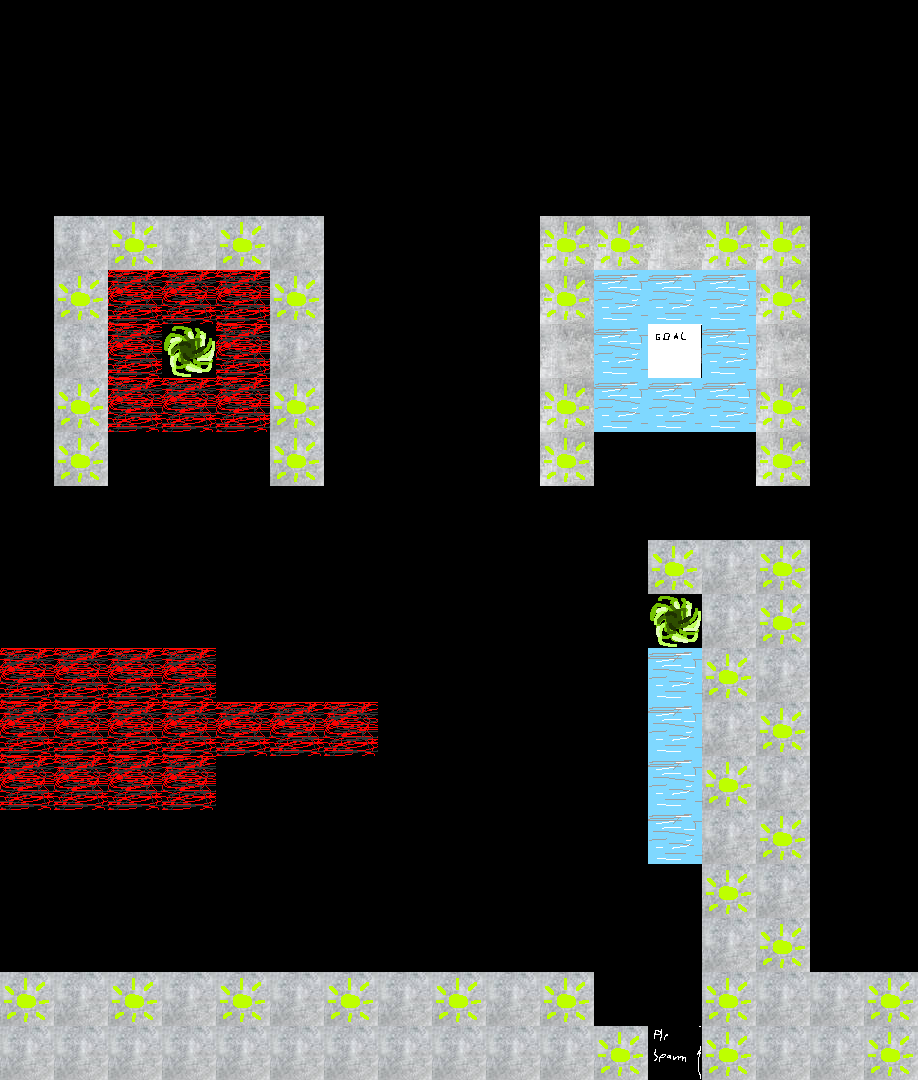

The image is a tile-based game level rendered from a .tmx file. Its description and source (layers, tilesets, objects; grid data summarised) follow:
An orthogonal 17x20 tile map with 54x54 px tiles, 2 tile layers (Tile Layer 1, Tile Layer 2).

<map version="1.9" tiledversion="1.9.0" orientation="orthogonal" renderorder="right-down" width="17" height="20" tilewidth="54" tileheight="54" infinite="0" nextlayerid="3" nextobjectid="1">
 <tileset firstgid="1" source="temp2.tsx" />
 <layer id="1" name="Tile Layer 1" width="17" height="20">
  <data>[340 cells, 113 non-empty, 7 distinct tile ids]</data>
 </layer>
 <layer id="2" name="Tile Layer 2" width="17" height="20">
  <data>[340 cells, 38 non-empty, 1 distinct tile ids]</data>
 </layer>
</map>
